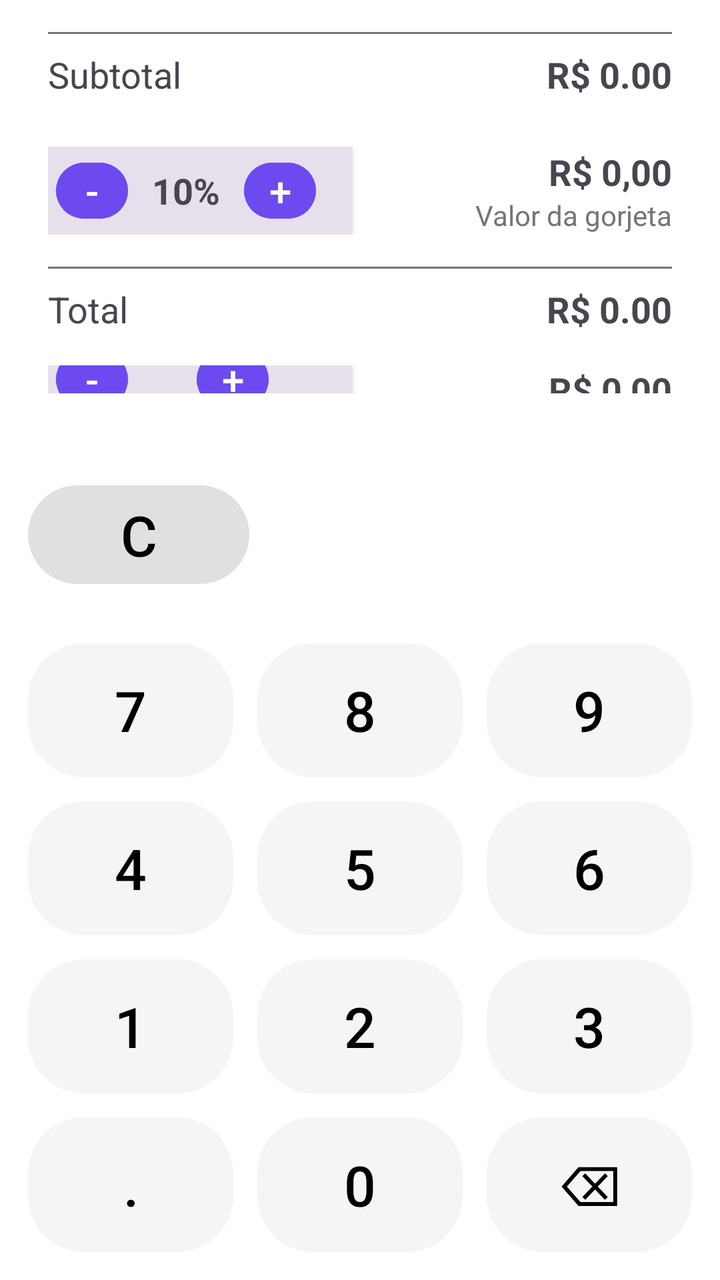
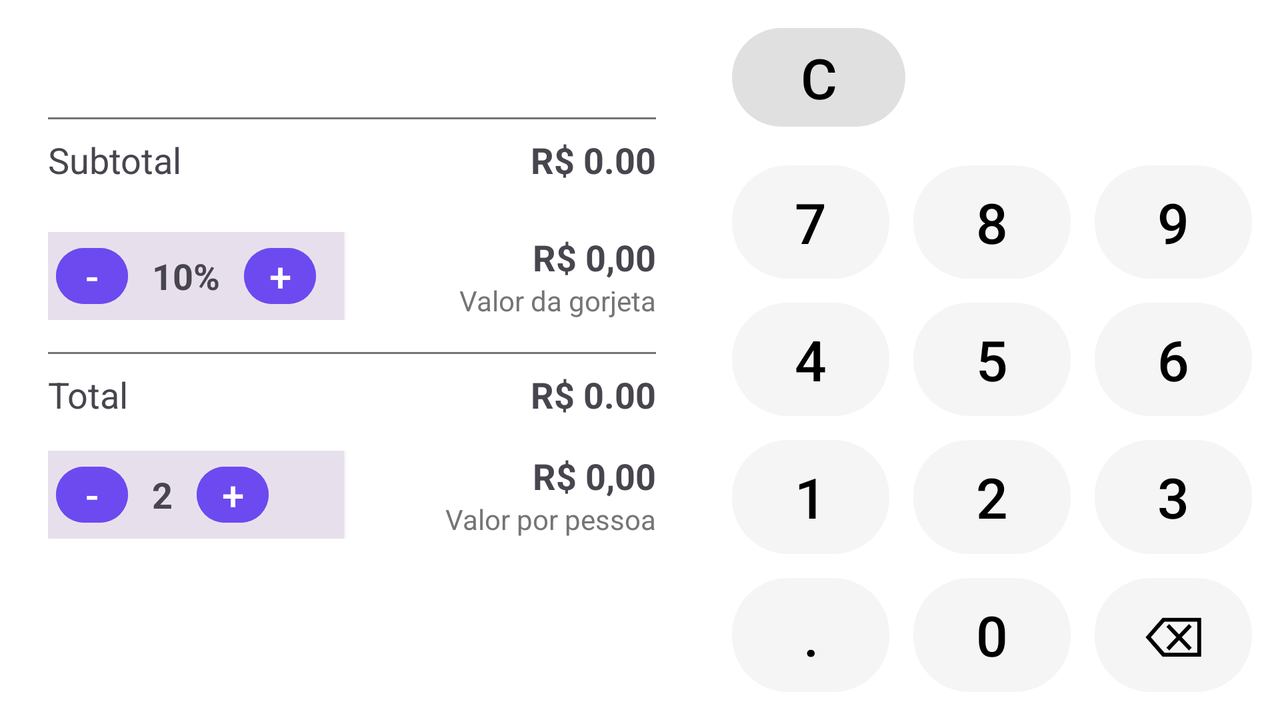

Two renders of one Android screen. The first uses the default layout on a phone; the second uses the alternative layout the repository ships for a different screen configuration, on a matching device. The two XML files are below.
<!-- AndroidManifest.xml: application theme Theme.CalculadoraApp -->
<!-- res/layout/activity_tip.xml -->
<?xml version="1.0" encoding="utf-8"?>
<androidx.constraintlayout.widget.ConstraintLayout xmlns:android="http://schemas.android.com/apk/res/android"
    xmlns:app="http://schemas.android.com/apk/res-auto"
    xmlns:tools="http://schemas.android.com/tools"
    android:layout_width="match_parent"
    android:layout_height="match_parent"
    android:background="?attr/colorSurface"
    tools:context=".MainActivity">


    <LinearLayout
        android:id="@+id/display_area"
        android:layout_width="0dp"
        android:layout_height="0dp"
        android:gravity="top"
        android:orientation="vertical"
        android:paddingHorizontal="24dp"
        android:paddingBottom="24dp"
        app:layout_constraintBottom_toTopOf="@id/buttons_panel"
        app:layout_constraintEnd_toEndOf="parent"
        app:layout_constraintStart_toStartOf="parent"
        app:layout_constraintTop_toTopOf="parent"
        app:layout_constraintVertical_weight="1">

        <View
            android:layout_width="match_parent"
            android:layout_height="16dp" />

        <View
            android:layout_width="match_parent"
            android:layout_height="1dp"
            android:background="?attr/colorOnSurfaceVariant" />

        <View
            android:layout_width="match_parent"
            android:layout_height="8dp" />

        <LinearLayout
            android:layout_width="match_parent"
            android:layout_height="wrap_content"
            android:gravity="center_vertical"
            android:orientation="horizontal"
            android:weightSum="1">

            <TextView
                android:id="@+id/label_subtotal"
                android:layout_width="0dp"
                android:layout_height="wrap_content"
                android:layout_weight="0.5"
                android:gravity="start"
                android:text="Subtotal"
                android:textSize="18sp" />

            <TextView
                android:id="@+id/value_subtotal"
                android:layout_width="0dp"
                android:layout_height="wrap_content"
                android:layout_weight="0.5"
                android:gravity="end"
                android:text="R$ 0.00"
                android:textSize="18sp"
                android:textStyle="bold" />
        </LinearLayout>

        <View
            android:layout_width="match_parent"
            android:layout_height="16dp" />

        <LinearLayout
            android:layout_width="match_parent"
            android:layout_height="wrap_content"
            android:gravity="center_vertical"
            android:orientation="horizontal"
            android:paddingVertical="8dp"
            android:weightSum="1">

            <LinearLayout
                android:layout_width="0dp"
                android:layout_height="wrap_content"
                android:layout_marginStart="0dp"
                android:layout_marginLeft="0dp"
                android:layout_marginEnd="8dp"
                android:layout_marginRight="8dp"
                android:layout_weight="0.5"
                android:background="?attr/colorSurfaceVariant"
                android:clipToPadding="false"
                android:elevation="2dp"
                android:gravity="center_vertical"
                android:orientation="horizontal"
                android:padding="4dp">

                <com.google.android.material.button.MaterialButton
                    android:id="@+id/btn_decrease_tip"
                    style="@style/Widget.Material3.Button.TextButton"
                    android:layout_width="36dp"
                    android:layout_height="36dp"
                    android:backgroundTint="?attr/colorPrimaryContainer"
                    android:padding="0dp"
                    android:text="-"
                    android:textColor="?attr/colorOnPrimaryContainer"
                    android:textSize="20sp" />

                <TextView
                    android:id="@+id/text_tip_percent"
                    android:layout_width="wrap_content"
                    android:layout_height="wrap_content"
                    android:gravity="center"
                    android:paddingHorizontal="12dp"
                    android:text="10%"
                    android:textSize="18sp"
                    android:textStyle="bold" />

                <com.google.android.material.button.MaterialButton
                    android:id="@+id/btn_increase_tip"
                    style="@style/Widget.Material3.Button.TextButton"
                    android:layout_width="36dp"
                    android:layout_height="36dp"
                    android:backgroundTint="?attr/colorPrimaryContainer"
                    android:padding="0dp"
                    android:text="+"
                    android:textColor="?attr/colorOnPrimaryContainer"
                    android:textSize="20sp" />
            </LinearLayout>

            <LinearLayout
                android:layout_width="0dp"
                android:layout_height="wrap_content"
                android:layout_weight="0.5"
                android:gravity="end"
                android:orientation="vertical">

                <TextView
                    android:id="@+id/value_tip"
                    android:layout_width="wrap_content"
                    android:layout_height="wrap_content"
                    android:gravity="end"
                    android:text="R$ 0,00"
                    android:textSize="18sp"
                    android:textStyle="bold" />

                <TextView
                    android:layout_width="wrap_content"
                    android:layout_height="wrap_content"
                    android:gravity="end"
                    android:text="Valor da gorjeta"
                    android:textColor="?attr/colorOnSurfaceVariant"
                    android:textSize="14sp" />
            </LinearLayout>
        </LinearLayout>

        <View
            android:layout_width="match_parent"
            android:layout_height="8dp" />

        <View
            android:layout_width="match_parent"
            android:layout_height="1dp"
            android:background="?attr/colorOnSurfaceVariant" />

        <View
            android:layout_width="match_parent"
            android:layout_height="8dp" />


        <LinearLayout
            android:layout_width="match_parent"
            android:layout_height="wrap_content"
            android:gravity="center_vertical"
            android:orientation="horizontal"
            android:weightSum="1">

            <TextView
                android:id="@+id/label_total"
                android:layout_width="0dp"
                android:layout_height="wrap_content"
                android:layout_weight="0.5"
                android:gravity="start"
                android:text="Total"
                android:textSize="18sp" />

            <TextView
                android:id="@+id/value_total"
                android:layout_width="0dp"
                android:layout_height="wrap_content"
                android:layout_weight="0.5"
                android:gravity="end"
                android:text="R$ 0.00"
                android:textSize="18sp"
                android:textStyle="bold" />
        </LinearLayout>

        <View
            android:layout_width="match_parent"
            android:layout_height="8dp" />

        <LinearLayout
            android:layout_width="match_parent"
            android:layout_height="wrap_content"
            android:gravity="center_vertical"
            android:orientation="horizontal"
            android:paddingVertical="8dp"
            android:weightSum="1">

            <LinearLayout
                android:layout_width="0dp"
                android:layout_height="wrap_content"
                android:layout_marginStart="0dp"
                android:layout_marginLeft="0dp"
                android:layout_marginEnd="8dp"
                android:layout_marginRight="8dp"
                android:layout_weight="0.5"
                android:background="?attr/colorSurfaceVariant"
                android:clipToPadding="false"
                android:elevation="2dp"
                android:gravity="center_vertical"
                android:orientation="horizontal"
                android:padding="4dp">

                <com.google.android.material.button.MaterialButton
                    android:id="@+id/btn_decrease_people"
                    style="@style/Widget.Material3.Button.TextButton"
                    android:layout_width="36dp"
                    android:layout_height="36dp"
                    android:backgroundTint="?attr/colorPrimaryContainer"
                    android:padding="0dp"
                    android:text="-"
                    android:textColor="?attr/colorOnPrimaryContainer"
                    android:textSize="20sp" />

                <TextView
                    android:id="@+id/text_qtd_people"
                    android:layout_width="wrap_content"
                    android:layout_height="wrap_content"
                    android:gravity="center"
                    android:paddingHorizontal="12dp"
                    android:text="2"
                    android:textSize="18sp"
                    android:textStyle="bold" />

                <com.google.android.material.button.MaterialButton
                    android:id="@+id/btn_increase_people"
                    style="@style/Widget.Material3.Button.TextButton"
                    android:layout_width="36dp"
                    android:layout_height="36dp"
                    android:backgroundTint="?attr/colorPrimaryContainer"
                    android:padding="0dp"
                    android:text="+"
                    android:textColor="?attr/colorOnPrimaryContainer"
                    android:textSize="20sp" />
            </LinearLayout>

            <LinearLayout
                android:layout_width="0dp"
                android:layout_height="wrap_content"
                android:layout_weight="0.5"
                android:gravity="end"
                android:orientation="vertical">

                <TextView
                    android:id="@+id/value_people"
                    android:layout_width="wrap_content"
                    android:layout_height="wrap_content"
                    android:gravity="end"
                    android:text="R$ 0,00"
                    android:textSize="18sp"
                    android:textStyle="bold" />

                <TextView
                    android:layout_width="wrap_content"
                    android:layout_height="wrap_content"
                    android:gravity="end"
                    android:text="Valor por pessoa"
                    android:textColor="?attr/colorOnSurfaceVariant"
                    android:textSize="14sp" />
            </LinearLayout>
        </LinearLayout>

    </LinearLayout>

    <LinearLayout
        android:id="@+id/buttons_panel"
        android:layout_width="0dp"
        android:layout_height="0dp"
        android:orientation="vertical"
        android:padding="8dp"
        app:layout_constraintBottom_toBottomOf="parent"
        app:layout_constraintEnd_toEndOf="parent"
        app:layout_constraintStart_toStartOf="parent"
        app:layout_constraintTop_toBottomOf="@id/display_area"
        app:layout_constraintVertical_weight="1.8">

        <LinearLayout style="@style/CalculatorRow">

            <com.google.android.material.button.MaterialButton
                android:id="@+id/btnClear"
                style="@style/CalculatorButton.Special"
                android:layout_height="wrap_content"
                android:text="C" />

            <View
                android:layout_width="0dp"
                android:layout_height="wrap_content"
                android:layout_weight="2" />
        </LinearLayout>

        <LinearLayout style="@style/CalculatorRow">

            <com.google.android.material.button.MaterialButton
                android:id="@+id/btn7"
                style="@style/CalculatorButton.Number"
                android:text="7" />

            <com.google.android.material.button.MaterialButton
                android:id="@+id/btn8"
                style="@style/CalculatorButton.Number"
                android:text="8" />

            <com.google.android.material.button.MaterialButton
                android:id="@+id/btn9"
                style="@style/CalculatorButton.Number"
                android:text="9" />
        </LinearLayout>

        <LinearLayout style="@style/CalculatorRow">

            <com.google.android.material.button.MaterialButton
                android:id="@+id/btn4"
                style="@style/CalculatorButton.Number"
                android:text="4" />

            <com.google.android.material.button.MaterialButton
                android:id="@+id/btn5"
                style="@style/CalculatorButton.Number"
                android:text="5" />

            <com.google.android.material.button.MaterialButton
                android:id="@+id/btn6"
                style="@style/CalculatorButton.Number"
                android:text="6" />
        </LinearLayout>

        <LinearLayout style="@style/CalculatorRow">

            <com.google.android.material.button.MaterialButton
                android:id="@+id/btn1"
                style="@style/CalculatorButton.Number"
                android:text="1" />

            <com.google.android.material.button.MaterialButton
                android:id="@+id/btn2"
                style="@style/CalculatorButton.Number"
                android:text="2" />

            <com.google.android.material.button.MaterialButton
                android:id="@+id/btn3"
                style="@style/CalculatorButton.Number"
                android:text="3" />
        </LinearLayout>

        <LinearLayout style="@style/CalculatorRow">

            <com.google.android.material.button.MaterialButton
                android:id="@+id/btnDot"
                style="@style/CalculatorButton.Number"
                android:text="." />

            <com.google.android.material.button.MaterialButton
                android:id="@+id/btn0"
                style="@style/CalculatorButton.Number"
                android:text="0" />

            <com.google.android.material.button.MaterialButton
                android:id="@+id/btnBackspace"
                style="@style/CalculatorButton.Number"
                android:text="⌫" />
        </LinearLayout>

    </LinearLayout>

</androidx.constraintlayout.widget.ConstraintLayout>
<!-- resources referenced by this layout -->
<resources>
  <style name="CalculatorButton.Number" parent="CalculatorButton">
          <item name="backgroundTint">?attr/colorSecondaryContainer</item>
          <item name="android:textColor">?attr/colorOnSecondaryContainer</item>
      </style>
  <style name="CalculatorButton.Special" parent="CalculatorButton">
          <item name="backgroundTint">?attr/colorTertiaryContainer</item>
          <item name="android:textColor">?attr/colorOnTertiaryContainer</item>
      </style>
  <style name="CalculatorRow">
          <item name="android:layout_width">match_parent</item>
          <item name="android:layout_height">0dp</item>
          <item name="android:layout_weight">1</item>
          <item name="android:orientation">horizontal</item>
      </style>
  <style name="Theme.CalculadoraApp" parent="Theme.Material3.DayNight.NoActionBar">
          <item name="colorSurface">@color/light_background</item>
          <item name="colorOnSurface">@color/light_text_primary</item>
          <item name="colorOnSurfaceVariant">@color/light_text_secondary</item>
  
          <item name="colorPrimaryContainer">@color/light_button_operator_bg</item>
          <item name="colorOnPrimaryContainer">@color/light_button_operator_text</item>
          <item name="colorSecondaryContainer">@color/light_button_number_bg</item>
          <item name="colorOnSecondaryContainer">@color/light_text_primary</item>
          <item name="colorTertiaryContainer">@color/light_button_special_bg</item>
          <item name="colorOnTertiaryContainer">@color/light_text_primary</item>
      </style>
  <style name="CalculatorButton">
          <item name="android:layout_width">0dp</item>
          <item name="android:layout_height">match_parent</item>
          <item name="android:layout_weight">1</item>
          <item name="android:layout_margin">6dp</item>
          <item name="android:textSize">28sp</item>
          <item name="android:gravity">center</item>
          <item name="android:insetTop">0dp</item>
          <item name="android:insetBottom">0dp</item>
          <item name="shapeAppearanceOverlay">@style/ShapeAppearance.App.ButtonSquircle</item>
      </style>
  <color name="light_background">#FFFFFF</color>
  <color name="light_text_primary">#000000</color>
  <color name="light_text_secondary">#757575</color>
  <color name="light_button_operator_bg">#6C4AEF</color>
  <color name="light_button_operator_text">#FFFFFF</color>
  <color name="light_button_number_bg">#F5F5F5</color>
  <color name="light_button_special_bg">#E0E0E0</color>
  <style name="ShapeAppearance.App.ButtonSquircle" parent="">
          <item name="cornerFamily">rounded</item>
          <item name="cornerSize">28dp</item>
      </style>
</resources>
<!-- res/layout-land/activity_tip.xml (the repository's variant of the layout above) -->
<!-- drawn on the phone turned sideways -->
<?xml version="1.0" encoding="utf-8"?>
<androidx.constraintlayout.widget.ConstraintLayout xmlns:android="http://schemas.android.com/apk/res/android"
    xmlns:app="http://schemas.android.com/apk/res-auto"
    xmlns:tools="http://schemas.android.com/tools"
    android:layout_width="match_parent"
    android:layout_height="match_parent"
    android:background="?attr/colorSurface"
    tools:context=".TipActivity">

    <androidx.constraintlayout.widget.Guideline
        android:id="@+id/vertical_guideline"
        android:layout_width="wrap_content"
        android:layout_height="wrap_content"
        android:orientation="vertical"
        app:layout_constraintGuide_percent="0.55" />

    <LinearLayout
        android:id="@+id/display_area"
        android:layout_width="0dp"
        android:layout_height="0dp"
        android:gravity="center_vertical"
        android:orientation="vertical"
        android:paddingHorizontal="24dp"
        android:paddingBottom="24dp"
        app:layout_constraintBottom_toBottomOf="parent"
        app:layout_constraintEnd_toStartOf="@id/vertical_guideline"
        app:layout_constraintStart_toStartOf="parent"
        app:layout_constraintTop_toTopOf="parent">

        <View
            android:layout_width="match_parent"
            android:layout_height="1dp"
            android:background="?attr/colorOnSurfaceVariant" />
        <View
            android:layout_width="match_parent"
            android:layout_height="8dp" />
        <LinearLayout
            android:layout_width="match_parent"
            android:layout_height="wrap_content"
            android:gravity="center_vertical"
            android:orientation="horizontal"
            android:weightSum="1">
            <TextView
                android:id="@+id/label_subtotal"
                android:layout_width="0dp"
                android:layout_height="wrap_content"
                android:layout_weight="0.5"
                android:gravity="start"
                android:text="Subtotal"
                android:textSize="18sp" />
            <TextView
                android:id="@+id/value_subtotal"
                android:layout_width="0dp"
                android:layout_height="wrap_content"
                android:layout_weight="0.5"
                android:gravity="end"
                android:text="R$ 0.00"
                android:textSize="18sp"
                android:textStyle="bold" />
        </LinearLayout>
        <View
            android:layout_width="match_parent"
            android:layout_height="16dp" />
        <LinearLayout
            android:layout_width="match_parent"
            android:layout_height="wrap_content"
            android:gravity="center_vertical"
            android:orientation="horizontal"
            android:paddingVertical="8dp"
            android:weightSum="1">
            <LinearLayout
                android:layout_width="0dp"
                android:layout_height="wrap_content"
                android:layout_marginEnd="8dp"
                android:layout_marginRight="8dp"
                android:layout_weight="0.5"
                android:background="?attr/colorSurfaceVariant"
                android:clipToPadding="false"
                android:elevation="2dp"
                android:gravity="center_vertical"
                android:orientation="horizontal"
                android:padding="4dp">
                <com.google.android.material.button.MaterialButton
                    android:id="@+id/btn_decrease_tip"
                    style="@style/Widget.Material3.Button.TextButton"
                    android:layout_width="36dp"
                    android:layout_height="36dp"
                    android:backgroundTint="?attr/colorPrimaryContainer"
                    android:padding="0dp"
                    android:text="-"
                    android:textColor="?attr/colorOnPrimaryContainer"
                    android:textSize="20sp" />
                <TextView
                    android:id="@+id/text_tip_percent"
                    android:layout_width="wrap_content"
                    android:layout_height="wrap_content"
                    android:gravity="center"
                    android:paddingHorizontal="12dp"
                    android:text="10%"
                    android:textSize="18sp"
                    android:textStyle="bold" />
                <com.google.android.material.button.MaterialButton
                    android:id="@+id/btn_increase_tip"
                    style="@style/Widget.Material3.Button.TextButton"
                    android:layout_width="36dp"
                    android:layout_height="36dp"
                    android:backgroundTint="?attr/colorPrimaryContainer"
                    android:padding="0dp"
                    android:text="+"
                    android:textColor="?attr/colorOnPrimaryContainer"
                    android:textSize="20sp" />
            </LinearLayout>
            <LinearLayout
                android:layout_width="0dp"
                android:layout_height="wrap_content"
                android:layout_weight="0.5"
                android:gravity="end"
                android:orientation="vertical">
                <TextView
                    android:id="@+id/value_tip"
                    android:layout_width="wrap_content"
                    android:layout_height="wrap_content"
                    android:gravity="end"
                    android:text="R$ 0,00"
                    android:textSize="18sp"
                    android:textStyle="bold" />
                <TextView
                    android:layout_width="wrap_content"
                    android:layout_height="wrap_content"
                    android:gravity="end"
                    android:text="Valor da gorjeta"
                    android:textColor="?attr/colorOnSurfaceVariant"
                    android:textSize="14sp" />
            </LinearLayout>
        </LinearLayout>
        <View
            android:layout_width="match_parent"
            android:layout_height="8dp" />
        <View
            android:layout_width="match_parent"
            android:layout_height="1dp"
            android:background="?attr/colorOnSurfaceVariant" />
        <View
            android:layout_width="match_parent"
            android:layout_height="8dp" />
        <LinearLayout
            android:layout_width="match_parent"
            android:layout_height="wrap_content"
            android:gravity="center_vertical"
            android:orientation="horizontal"
            android:weightSum="1">
            <TextView
                android:id="@+id/label_total"
                android:layout_width="0dp"
                android:layout_height="wrap_content"
                android:layout_weight="0.5"
                android:gravity="start"
                android:text="Total"
                android:textSize="18sp" />
            <TextView
                android:id="@+id/value_total"
                android:layout_width="0dp"
                android:layout_height="wrap_content"
                android:layout_weight="0.5"
                android:gravity="end"
                android:text="R$ 0.00"
                android:textSize="18sp"
                android:textStyle="bold" />
        </LinearLayout>
        <View
            android:layout_width="match_parent"
            android:layout_height="8dp" />
        <LinearLayout
            android:layout_width="match_parent"
            android:layout_height="wrap_content"
            android:gravity="center_vertical"
            android:orientation="horizontal"
            android:paddingVertical="8dp"
            android:weightSum="1">
            <LinearLayout
                android:layout_width="0dp"
                android:layout_height="wrap_content"
                android:layout_marginEnd="8dp"
                android:layout_marginRight="8dp"
                android:layout_weight="0.5"
                android:background="?attr/colorSurfaceVariant"
                android:clipToPadding="false"
                android:elevation="2dp"
                android:gravity="center_vertical"
                android:orientation="horizontal"
                android:padding="4dp">
                <com.google.android.material.button.MaterialButton
                    android:id="@+id/btn_decrease_people"
                    style="@style/Widget.Material3.Button.TextButton"
                    android:layout_width="36dp"
                    android:layout_height="36dp"
                    android:backgroundTint="?attr/colorPrimaryContainer"
                    android:padding="0dp"
                    android:text="-"
                    android:textColor="?attr/colorOnPrimaryContainer"
                    android:textSize="20sp" />
                <TextView
                    android:id="@+id/text_qtd_people"
                    android:layout_width="wrap_content"
                    android:layout_height="wrap_content"
                    android:gravity="center"
                    android:paddingHorizontal="12dp"
                    android:text="2"
                    android:textSize="18sp"
                    android:textStyle="bold" />
                <com.google.android.material.button.MaterialButton
                    android:id="@+id/btn_increase_people"
                    style="@style/Widget.Material3.Button.TextButton"
                    android:layout_width="36dp"
                    android:layout_height="36dp"
                    android:backgroundTint="?attr/colorPrimaryContainer"
                    android:padding="0dp"
                    android:text="+"
                    android:textColor="?attr/colorOnPrimaryContainer"
                    android:textSize="20sp" />
            </LinearLayout>
            <LinearLayout
                android:layout_width="0dp"
                android:layout_height="wrap_content"
                android:layout_weight="0.5"
                android:gravity="end"
                android:orientation="vertical">
                <TextView
                    android:id="@+id/value_people"
                    android:layout_width="wrap_content"
                    android:layout_height="wrap_content"
                    android:gravity="end"
                    android:text="R$ 0,00"
                    android:textSize="18sp"
                    android:textStyle="bold" />
                <TextView
                    android:layout_width="wrap_content"
                    android:layout_height="wrap_content"
                    android:gravity="end"
                    android:text="Valor por pessoa"
                    android:textColor="?attr/colorOnSurfaceVariant"
                    android:textSize="14sp" />
            </LinearLayout>
        </LinearLayout>
    </LinearLayout>

    <LinearLayout
        android:id="@+id/buttons_panel"
        android:layout_width="0dp"
        android:layout_height="0dp"
        android:orientation="vertical"
        android:padding="8dp"
        app:layout_constraintBottom_toBottomOf="parent"
        app:layout_constraintEnd_toEndOf="parent"
        app:layout_constraintStart_toEndOf="@id/vertical_guideline"
        app:layout_constraintTop_toTopOf="parent">

        <LinearLayout style="@style/CalculatorRow">
            <com.google.android.material.button.MaterialButton
                android:id="@+id/btnClear"
                style="@style/CalculatorButton.Special"
                android:layout_height="wrap_content"
                android:text="C" />
            <View
                android:layout_width="0dp"
                android:layout_height="wrap_content"
                android:layout_weight="2" />
        </LinearLayout>
        <LinearLayout style="@style/CalculatorRow">
            <com.google.android.material.button.MaterialButton
                android:id="@+id/btn7"
                style="@style/CalculatorButton.Number"
                android:text="7" />
            <com.google.android.material.button.MaterialButton
                android:id="@+id/btn8"
                style="@style/CalculatorButton.Number"
                android:text="8" />
            <com.google.android.material.button.MaterialButton
                android:id="@+id/btn9"
                style="@style/CalculatorButton.Number"
                android:text="9" />
        </LinearLayout>
        <LinearLayout style="@style/CalculatorRow">
            <com.google.android.material.button.MaterialButton
                android:id="@+id/btn4"
                style="@style/CalculatorButton.Number"
                android:text="4" />
            <com.google.android.material.button.MaterialButton
                android:id="@+id/btn5"
                style="@style/CalculatorButton.Number"
                android:text="5" />
            <com.google.android.material.button.MaterialButton
                android:id="@+id/btn6"
                style="@style/CalculatorButton.Number"
                android:text="6" />
        </LinearLayout>
        <LinearLayout style="@style/CalculatorRow">
            <com.google.android.material.button.MaterialButton
                android:id="@+id/btn1"
                style="@style/CalculatorButton.Number"
                android:text="1" />
            <com.google.android.material.button.MaterialButton
                android:id="@+id/btn2"
                style="@style/CalculatorButton.Number"
                android:text="2" />
            <com.google.android.material.button.MaterialButton
                android:id="@+id/btn3"
                style="@style/CalculatorButton.Number"
                android:text="3" />
        </LinearLayout>
        <LinearLayout style="@style/CalculatorRow">
            <com.google.android.material.button.MaterialButton
                android:id="@+id/btnDot"
                style="@style/CalculatorButton.Number"
                android:text="." />
            <com.google.android.material.button.MaterialButton
                android:id="@+id/btn0"
                style="@style/CalculatorButton.Number"
                android:text="0" />
            <com.google.android.material.button.MaterialButton
                android:id="@+id/btnBackspace"
                style="@style/CalculatorButton.Number"
                android:text="⌫" />
        </LinearLayout>
    </LinearLayout>

</androidx.constraintlayout.widget.ConstraintLayout>
